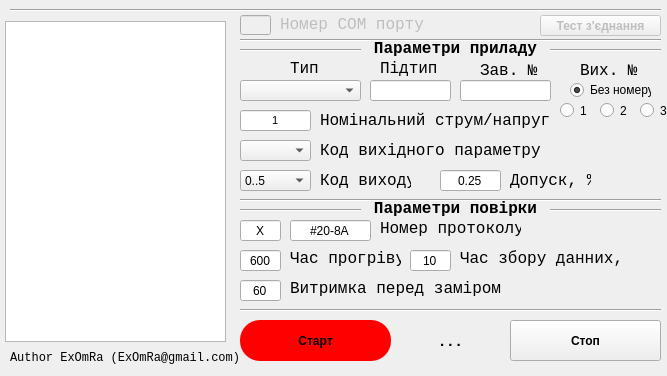
<?xml version="1.0" encoding="UTF-8"?>
<ui version="4.0">
 <class>mainWindow</class>
 <widget class="QWidget" name="mainWindow">
  <property name="geometry">
   <rect>
    <x>0</x>
    <y>0</y>
    <width>667</width>
    <height>376</height>
   </rect>
  </property>
  <property name="windowTitle">
   <string>AMSof - Meatest M133 v0.53</string>
  </property>
  <widget class="QPushButton" name="startButton">
   <property name="geometry">
    <rect>
     <x>240</x>
     <y>320</y>
     <width>151</width>
     <height>41</height>
    </rect>
   </property>
   <property name="font">
    <font>
     <weight>75</weight>
     <bold>true</bold>
     <stylestrategy>PreferAntialias</stylestrategy>
    </font>
   </property>
   <property name="cursor">
    <cursorShape>PointingHandCursor</cursorShape>
   </property>
   <property name="styleSheet">
    <string notr="true">background-color: #f00; border-radius:20px;
</string>
   </property>
   <property name="text">
    <string>Старт</string>
   </property>
   <property name="default">
    <bool>false</bool>
   </property>
   <property name="flat">
    <bool>false</bool>
   </property>
  </widget>
  <widget class="QPushButton" name="stopButton">
   <property name="geometry">
    <rect>
     <x>510</x>
     <y>320</y>
     <width>151</width>
     <height>41</height>
    </rect>
   </property>
   <property name="font">
    <font>
     <weight>75</weight>
     <bold>true</bold>
    </font>
   </property>
   <property name="cursor">
    <cursorShape>PointingHandCursor</cursorShape>
   </property>
   <property name="text">
    <string>Стоп</string>
   </property>
   <property name="default">
    <bool>false</bool>
   </property>
   <property name="flat">
    <bool>false</bool>
   </property>
  </widget>
  <widget class="QLineEdit" name="targetNomVar">
   <property name="geometry">
    <rect>
     <x>240</x>
     <y>110</y>
     <width>71</width>
     <height>21</height>
    </rect>
   </property>
   <property name="font">
    <font>
     <pointsize>8</pointsize>
     <weight>50</weight>
     <bold>false</bold>
    </font>
   </property>
   <property name="autoFillBackground">
    <bool>false</bool>
   </property>
   <property name="text">
    <string>1</string>
   </property>
   <property name="alignment">
    <set>Qt::AlignCenter</set>
   </property>
  </widget>
  <widget class="QTextBrowser" name="outBox">
   <property name="enabled">
    <bool>true</bool>
   </property>
   <property name="geometry">
    <rect>
     <x>5</x>
     <y>21</y>
     <width>221</width>
     <height>321</height>
    </rect>
   </property>
   <property name="documentTitle">
    <string/>
   </property>
   <property name="html">
    <string>&lt;!DOCTYPE HTML PUBLIC &quot;-//W3C//DTD HTML 4.0//EN&quot; &quot;http://www.w3.org/TR/REC-html40/strict.dtd&quot;&gt;
&lt;html&gt;&lt;head&gt;&lt;meta name=&quot;qrichtext&quot; content=&quot;1&quot; /&gt;&lt;style type=&quot;text/css&quot;&gt;
p, li { white-space: pre-wrap; }
&lt;/style&gt;&lt;/head&gt;&lt;body style=&quot; font-family:'MS Shell Dlg 2'; font-size:8.25pt; font-weight:400; font-style:normal;&quot;&gt;
&lt;p style=&quot;-qt-paragraph-type:empty; margin-top:0px; margin-bottom:0px; margin-left:0px; margin-right:0px; -qt-block-indent:0; text-indent:0px;&quot;&gt;&lt;br /&gt;&lt;/p&gt;&lt;/body&gt;&lt;/html&gt;</string>
   </property>
  </widget>
  <widget class="QComboBox" name="targetType_Main">
   <property name="geometry">
    <rect>
     <x>240</x>
     <y>80</y>
     <width>121</width>
     <height>21</height>
    </rect>
   </property>
   <property name="currentText">
    <string/>
   </property>
   <item>
    <property name="text">
     <string/>
    </property>
   </item>
   <item>
    <property name="text">
     <string>E842</string>
    </property>
   </item>
   <item>
    <property name="text">
     <string>E848</string>
    </property>
   </item>
   <item>
    <property name="text">
     <string>E855/1</string>
    </property>
   </item>
   <item>
    <property name="text">
     <string>E855/2</string>
    </property>
   </item>
   <item>
    <property name="text">
     <string>E858/1</string>
    </property>
   </item>
   <item>
    <property name="text">
     <string>E858/2</string>
    </property>
   </item>
   <item>
    <property name="text">
     <string>E859</string>
    </property>
   </item>
   <item>
    <property name="text">
     <string>MTE_111</string>
    </property>
   </item>
   <item>
    <property name="text">
     <string>MTE_121</string>
    </property>
   </item>
   <item>
    <property name="text">
     <string>MTE_142</string>
    </property>
   </item>
   <item>
    <property name="text">
     <string>MTE_143</string>
    </property>
   </item>
  </widget>
  <widget class="QLabel" name="label">
   <property name="geometry">
    <rect>
     <x>290</x>
     <y>60</y>
     <width>31</width>
     <height>16</height>
    </rect>
   </property>
   <property name="font">
    <font>
     <family>Consolas</family>
     <pointsize>12</pointsize>
     <weight>50</weight>
     <bold>false</bold>
    </font>
   </property>
   <property name="text">
    <string>Тип</string>
   </property>
  </widget>
  <widget class="QLabel" name="label_2">
   <property name="geometry">
    <rect>
     <x>320</x>
     <y>110</y>
     <width>231</width>
     <height>21</height>
    </rect>
   </property>
   <property name="font">
    <font>
     <family>Consolas</family>
     <pointsize>12</pointsize>
     <weight>50</weight>
     <bold>false</bold>
    </font>
   </property>
   <property name="text">
    <string>Номінальний струм/напруга</string>
   </property>
  </widget>
  <widget class="QLineEdit" name="protNumber_2">
   <property name="geometry">
    <rect>
     <x>290</x>
     <y>220</y>
     <width>81</width>
     <height>21</height>
    </rect>
   </property>
   <property name="text">
    <string>#20-8A</string>
   </property>
   <property name="alignment">
    <set>Qt::AlignCenter</set>
   </property>
  </widget>
  <widget class="QLabel" name="label_3">
   <property name="geometry">
    <rect>
     <x>380</x>
     <y>220</y>
     <width>141</width>
     <height>16</height>
    </rect>
   </property>
   <property name="font">
    <font>
     <family>Consolas</family>
     <pointsize>12</pointsize>
     <weight>50</weight>
     <bold>false</bold>
    </font>
   </property>
   <property name="text">
    <string>Номер протоколу</string>
   </property>
  </widget>
  <widget class="QLineEdit" name="comNumber">
   <property name="enabled">
    <bool>false</bool>
   </property>
   <property name="geometry">
    <rect>
     <x>240</x>
     <y>15</y>
     <width>31</width>
     <height>20</height>
    </rect>
   </property>
   <property name="font">
    <font>
     <pointsize>8</pointsize>
     <weight>50</weight>
     <bold>false</bold>
    </font>
   </property>
   <property name="autoFillBackground">
    <bool>false</bool>
   </property>
   <property name="text">
    <string/>
   </property>
   <property name="alignment">
    <set>Qt::AlignCenter</set>
   </property>
  </widget>
  <widget class="QLabel" name="label_4">
   <property name="enabled">
    <bool>false</bool>
   </property>
   <property name="geometry">
    <rect>
     <x>280</x>
     <y>14</y>
     <width>161</width>
     <height>21</height>
    </rect>
   </property>
   <property name="font">
    <font>
     <family>Consolas</family>
     <pointsize>12</pointsize>
     <weight>50</weight>
     <bold>false</bold>
    </font>
   </property>
   <property name="text">
    <string>Номер COM порту</string>
   </property>
  </widget>
  <widget class="Line" name="line_2">
   <property name="geometry">
    <rect>
     <x>240</x>
     <y>200</y>
     <width>121</width>
     <height>20</height>
    </rect>
   </property>
   <property name="orientation">
    <enum>Qt::Horizontal</enum>
   </property>
  </widget>
  <widget class="Line" name="line_3">
   <property name="geometry">
    <rect>
     <x>240</x>
     <y>300</y>
     <width>421</width>
     <height>20</height>
    </rect>
   </property>
   <property name="orientation">
    <enum>Qt::Horizontal</enum>
   </property>
  </widget>
  <widget class="QLabel" name="label_5">
   <property name="geometry">
    <rect>
     <x>290</x>
     <y>250</y>
     <width>111</width>
     <height>16</height>
    </rect>
   </property>
   <property name="font">
    <font>
     <family>Consolas</family>
     <pointsize>12</pointsize>
     <weight>50</weight>
     <bold>false</bold>
    </font>
   </property>
   <property name="text">
    <string>Час прогріву</string>
   </property>
  </widget>
  <widget class="QLabel" name="label_6">
   <property name="geometry">
    <rect>
     <x>290</x>
     <y>280</y>
     <width>211</width>
     <height>16</height>
    </rect>
   </property>
   <property name="font">
    <font>
     <family>Consolas</family>
     <pointsize>12</pointsize>
     <weight>50</weight>
     <bold>false</bold>
    </font>
   </property>
   <property name="text">
    <string>Витримка перед заміром</string>
   </property>
  </widget>
  <widget class="QLineEdit" name="warmupTime">
   <property name="geometry">
    <rect>
     <x>240</x>
     <y>250</y>
     <width>41</width>
     <height>21</height>
    </rect>
   </property>
   <property name="text">
    <string>600</string>
   </property>
   <property name="alignment">
    <set>Qt::AlignCenter</set>
   </property>
  </widget>
  <widget class="QLineEdit" name="oneStepTime">
   <property name="geometry">
    <rect>
     <x>240</x>
     <y>280</y>
     <width>41</width>
     <height>21</height>
    </rect>
   </property>
   <property name="text">
    <string>60</string>
   </property>
   <property name="alignment">
    <set>Qt::AlignCenter</set>
   </property>
  </widget>
  <widget class="QLineEdit" name="targetNumber">
   <property name="geometry">
    <rect>
     <x>460</x>
     <y>80</y>
     <width>91</width>
     <height>21</height>
    </rect>
   </property>
   <property name="font">
    <font>
     <pointsize>8</pointsize>
     <weight>50</weight>
     <bold>false</bold>
    </font>
   </property>
   <property name="autoFillBackground">
    <bool>false</bool>
   </property>
   <property name="text">
    <string/>
   </property>
   <property name="alignment">
    <set>Qt::AlignCenter</set>
   </property>
  </widget>
  <widget class="QLabel" name="label_8">
   <property name="geometry">
    <rect>
     <x>480</x>
     <y>60</y>
     <width>61</width>
     <height>21</height>
    </rect>
   </property>
   <property name="font">
    <font>
     <family>Consolas</family>
     <pointsize>12</pointsize>
     <weight>50</weight>
     <bold>false</bold>
    </font>
   </property>
   <property name="text">
    <string>Зав. №</string>
   </property>
  </widget>
  <widget class="QComboBox" name="targetExitCode">
   <property name="geometry">
    <rect>
     <x>240</x>
     <y>170</y>
     <width>71</width>
     <height>21</height>
    </rect>
   </property>
   <property name="currentText">
    <string>0..5</string>
   </property>
   <item>
    <property name="text">
     <string>0..5</string>
    </property>
   </item>
   <item>
    <property name="text">
     <string>(-5)..0..5</string>
    </property>
   </item>
  </widget>
  <widget class="QLabel" name="label_9">
   <property name="geometry">
    <rect>
     <x>320</x>
     <y>170</y>
     <width>91</width>
     <height>21</height>
    </rect>
   </property>
   <property name="font">
    <font>
     <family>Consolas</family>
     <pointsize>12</pointsize>
     <weight>50</weight>
     <bold>false</bold>
    </font>
   </property>
   <property name="text">
    <string>Код виходу</string>
   </property>
  </widget>
  <widget class="QComboBox" name="targetExitParam">
   <property name="geometry">
    <rect>
     <x>240</x>
     <y>140</y>
     <width>71</width>
     <height>21</height>
    </rect>
   </property>
   <property name="layoutDirection">
    <enum>Qt::LeftToRight</enum>
   </property>
   <property name="currentText">
    <string/>
   </property>
   <item>
    <property name="text">
     <string/>
    </property>
   </item>
   <item>
    <property name="text">
     <string>F</string>
    </property>
   </item>
   <item>
    <property name="text">
     <string>I</string>
    </property>
   </item>
   <item>
    <property name="text">
     <string>U</string>
    </property>
   </item>
   <item>
    <property name="text">
     <string>P</string>
    </property>
   </item>
   <item>
    <property name="text">
     <string>Q</string>
    </property>
   </item>
  </widget>
  <widget class="QLabel" name="label_10">
   <property name="geometry">
    <rect>
     <x>320</x>
     <y>140</y>
     <width>221</width>
     <height>21</height>
    </rect>
   </property>
   <property name="font">
    <font>
     <family>Consolas</family>
     <pointsize>12</pointsize>
     <weight>50</weight>
     <bold>false</bold>
    </font>
   </property>
   <property name="text">
    <string>Код вихідного параметру</string>
   </property>
  </widget>
  <widget class="QLabel" name="label_11">
   <property name="geometry">
    <rect>
     <x>580</x>
     <y>60</y>
     <width>61</width>
     <height>21</height>
    </rect>
   </property>
   <property name="font">
    <font>
     <family>Consolas</family>
     <pointsize>12</pointsize>
     <weight>50</weight>
     <bold>false</bold>
    </font>
   </property>
   <property name="text">
    <string>Вих. №</string>
   </property>
  </widget>
  <widget class="QLineEdit" name="protNumber_1">
   <property name="geometry">
    <rect>
     <x>240</x>
     <y>220</y>
     <width>41</width>
     <height>21</height>
    </rect>
   </property>
   <property name="text">
    <string>X</string>
   </property>
   <property name="alignment">
    <set>Qt::AlignCenter</set>
   </property>
  </widget>
  <widget class="QLabel" name="Author">
   <property name="geometry">
    <rect>
     <x>10</x>
     <y>350</y>
     <width>501</width>
     <height>16</height>
    </rect>
   </property>
   <property name="font">
    <font>
     <family>Consolas</family>
     <pointsize>9</pointsize>
     <weight>50</weight>
     <bold>false</bold>
    </font>
   </property>
   <property name="text">
    <string>Author ExOmRa (ExOmRa@gmail.com)</string>
   </property>
  </widget>
  <widget class="Line" name="line_5">
   <property name="geometry">
    <rect>
     <x>550</x>
     <y>200</y>
     <width>111</width>
     <height>20</height>
    </rect>
   </property>
   <property name="orientation">
    <enum>Qt::Horizontal</enum>
   </property>
  </widget>
  <widget class="QLabel" name="label_7">
   <property name="geometry">
    <rect>
     <x>360</x>
     <y>200</y>
     <width>191</width>
     <height>16</height>
    </rect>
   </property>
   <property name="font">
    <font>
     <family>Consolas</family>
     <pointsize>12</pointsize>
     <weight>75</weight>
     <bold>true</bold>
    </font>
   </property>
   <property name="text">
    <string>Параметри повірки</string>
   </property>
   <property name="alignment">
    <set>Qt::AlignCenter</set>
   </property>
  </widget>
  <widget class="QLabel" name="label_12">
   <property name="geometry">
    <rect>
     <x>380</x>
     <y>60</y>
     <width>71</width>
     <height>16</height>
    </rect>
   </property>
   <property name="font">
    <font>
     <family>Consolas</family>
     <pointsize>12</pointsize>
     <weight>50</weight>
     <bold>false</bold>
    </font>
   </property>
   <property name="text">
    <string>Підтип</string>
   </property>
  </widget>
  <widget class="QLineEdit" name="targetType_Sub">
   <property name="geometry">
    <rect>
     <x>370</x>
     <y>80</y>
     <width>81</width>
     <height>21</height>
    </rect>
   </property>
   <property name="font">
    <font>
     <pointsize>8</pointsize>
     <weight>50</weight>
     <bold>false</bold>
    </font>
   </property>
   <property name="autoFillBackground">
    <bool>false</bool>
   </property>
   <property name="inputMethodHints">
    <set>Qt::ImhNone</set>
   </property>
   <property name="text">
    <string/>
   </property>
   <property name="alignment">
    <set>Qt::AlignCenter</set>
   </property>
  </widget>
  <widget class="Line" name="line_4">
   <property name="geometry">
    <rect>
     <x>240</x>
     <y>40</y>
     <width>121</width>
     <height>20</height>
    </rect>
   </property>
   <property name="orientation">
    <enum>Qt::Horizontal</enum>
   </property>
  </widget>
  <widget class="Line" name="line_6">
   <property name="geometry">
    <rect>
     <x>550</x>
     <y>40</y>
     <width>111</width>
     <height>20</height>
    </rect>
   </property>
   <property name="orientation">
    <enum>Qt::Horizontal</enum>
   </property>
  </widget>
  <widget class="QLabel" name="label_13">
   <property name="geometry">
    <rect>
     <x>360</x>
     <y>40</y>
     <width>191</width>
     <height>16</height>
    </rect>
   </property>
   <property name="font">
    <font>
     <family>Consolas</family>
     <pointsize>12</pointsize>
     <weight>75</weight>
     <bold>true</bold>
    </font>
   </property>
   <property name="text">
    <string>Параметри приладу</string>
   </property>
   <property name="alignment">
    <set>Qt::AlignCenter</set>
   </property>
  </widget>
  <widget class="QRadioButton" name="targetExitNumber_0">
   <property name="enabled">
    <bool>true</bool>
   </property>
   <property name="geometry">
    <rect>
     <x>570</x>
     <y>82</y>
     <width>81</width>
     <height>16</height>
    </rect>
   </property>
   <property name="text">
    <string>Без номеру</string>
   </property>
   <property name="checked">
    <bool>true</bool>
   </property>
   <property name="autoExclusive">
    <bool>true</bool>
   </property>
   <attribute name="buttonGroup">
    <string notr="true">targetExitNumber</string>
   </attribute>
  </widget>
  <widget class="QRadioButton" name="targetExitNumber_1">
   <property name="enabled">
    <bool>true</bool>
   </property>
   <property name="geometry">
    <rect>
     <x>560</x>
     <y>102</y>
     <width>31</width>
     <height>17</height>
    </rect>
   </property>
   <property name="text">
    <string>1</string>
   </property>
   <property name="autoExclusive">
    <bool>true</bool>
   </property>
   <attribute name="buttonGroup">
    <string notr="true">targetExitNumber</string>
   </attribute>
  </widget>
  <widget class="QRadioButton" name="targetExitNumber_2">
   <property name="enabled">
    <bool>true</bool>
   </property>
   <property name="geometry">
    <rect>
     <x>600</x>
     <y>102</y>
     <width>31</width>
     <height>17</height>
    </rect>
   </property>
   <property name="text">
    <string>2</string>
   </property>
   <attribute name="buttonGroup">
    <string notr="true">targetExitNumber</string>
   </attribute>
  </widget>
  <widget class="QRadioButton" name="targetExitNumber_3">
   <property name="enabled">
    <bool>true</bool>
   </property>
   <property name="geometry">
    <rect>
     <x>640</x>
     <y>102</y>
     <width>31</width>
     <height>17</height>
    </rect>
   </property>
   <property name="text">
    <string>3</string>
   </property>
   <attribute name="buttonGroup">
    <string notr="true">targetExitNumber</string>
   </attribute>
  </widget>
  <widget class="QPushButton" name="testButton">
   <property name="enabled">
    <bool>false</bool>
   </property>
   <property name="geometry">
    <rect>
     <x>540</x>
     <y>15</y>
     <width>121</width>
     <height>21</height>
    </rect>
   </property>
   <property name="font">
    <font>
     <weight>75</weight>
     <bold>true</bold>
    </font>
   </property>
   <property name="cursor">
    <cursorShape>PointingHandCursor</cursorShape>
   </property>
   <property name="text">
    <string>Тест з'єднання</string>
   </property>
   <property name="default">
    <bool>false</bool>
   </property>
   <property name="flat">
    <bool>false</bool>
   </property>
  </widget>
  <widget class="QLineEdit" name="measureTime">
   <property name="geometry">
    <rect>
     <x>410</x>
     <y>250</y>
     <width>41</width>
     <height>21</height>
    </rect>
   </property>
   <property name="text">
    <string>10</string>
   </property>
   <property name="alignment">
    <set>Qt::AlignCenter</set>
   </property>
  </widget>
  <widget class="QLabel" name="label_14">
   <property name="geometry">
    <rect>
     <x>460</x>
     <y>250</y>
     <width>171</width>
     <height>16</height>
    </rect>
   </property>
   <property name="font">
    <font>
     <family>Consolas</family>
     <pointsize>12</pointsize>
     <weight>50</weight>
     <bold>false</bold>
    </font>
   </property>
   <property name="text">
    <string>Час збору данних, с</string>
   </property>
  </widget>
  <widget class="Line" name="line_7">
   <property name="geometry">
    <rect>
     <x>240</x>
     <y>190</y>
     <width>421</width>
     <height>20</height>
    </rect>
   </property>
   <property name="orientation">
    <enum>Qt::Horizontal</enum>
   </property>
  </widget>
  <widget class="Line" name="line_8">
   <property name="geometry">
    <rect>
     <x>240</x>
     <y>30</y>
     <width>421</width>
     <height>20</height>
    </rect>
   </property>
   <property name="orientation">
    <enum>Qt::Horizontal</enum>
   </property>
  </widget>
  <widget class="Line" name="line_9">
   <property name="geometry">
    <rect>
     <x>10</x>
     <y>0</y>
     <width>651</width>
     <height>20</height>
    </rect>
   </property>
   <property name="orientation">
    <enum>Qt::Horizontal</enum>
   </property>
  </widget>
  <widget class="QLineEdit" name="targetAccuracy">
   <property name="geometry">
    <rect>
     <x>440</x>
     <y>170</y>
     <width>61</width>
     <height>21</height>
    </rect>
   </property>
   <property name="text">
    <string>0.25</string>
   </property>
   <property name="alignment">
    <set>Qt::AlignCenter</set>
   </property>
  </widget>
  <widget class="QLabel" name="label_16">
   <property name="geometry">
    <rect>
     <x>510</x>
     <y>170</y>
     <width>81</width>
     <height>20</height>
    </rect>
   </property>
   <property name="font">
    <font>
     <family>Consolas</family>
     <pointsize>12</pointsize>
     <weight>50</weight>
     <bold>false</bold>
    </font>
   </property>
   <property name="text">
    <string>Допуск, %</string>
   </property>
  </widget>
  <widget class="QLabel" name="diagnosLabel">
   <property name="geometry">
    <rect>
     <x>410</x>
     <y>330</y>
     <width>81</width>
     <height>21</height>
    </rect>
   </property>
   <property name="font">
    <font>
     <pointsize>11</pointsize>
     <weight>75</weight>
     <bold>true</bold>
    </font>
   </property>
   <property name="text">
    <string>. . .</string>
   </property>
   <property name="alignment">
    <set>Qt::AlignCenter</set>
   </property>
  </widget>
 </widget>
 <resources/>
 <connections/>
 <buttongroups>
  <buttongroup name="targetExitNumber">
   <property name="exclusive">
    <bool>true</bool>
   </property>
  </buttongroup>
 </buttongroups>
</ui>
